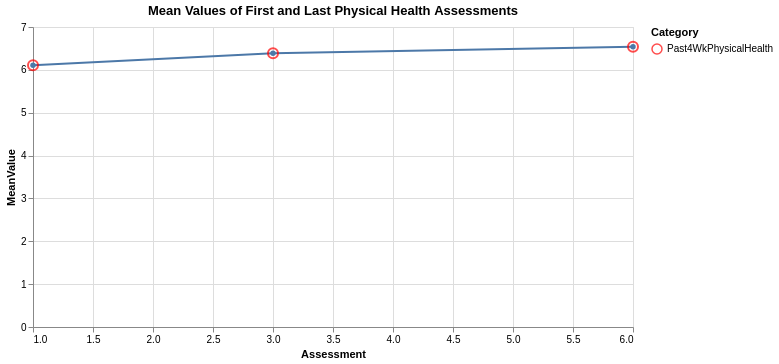

The cell this chart's notebook holds for it:
### Code cell
## client_groups_forcol = col_df.groupby('SLK')
# from graphing import get_chart_for_means

# question_list = [question]
# assessment_tags= chosen_surveys
# means = averages

# # contribs = [first_assess_contribs,fourth_assess_contribs, seventh_assess_contribs ]
# chart = get_chart_for_means(question_list, assessment_tags, means, nth_assessment_contribs)
# chart

### Figure 1 — Vega-Lite specification as saved in the notebook (floating-point values rounded to 4 significant figures)
{"config": {"view": {"continuousWidth": 300, "continuousHeight": 300}}, "layer": [{"mark": {"type": "line", "point": true}, "encoding": {"tooltip": [{"field": "Assessment", "type": "quantitative"}, {"field": "MeanValue", "type": "quantitative"}], "x": {"field": "Assessment", "type": "quantitative"}, "y": {"field": "MeanValue", "type": "quantitative"}}, "title": "Mean Values of First and Last Physical Health Assessments"}, {"mark": {"type": "point", "size": 100}, "encoding": {"color": {"field": "Category", "scale": {"domain": ["Past4WkPhysicalHealth"], "range": ["red", "blue", "black"]}, "type": "nominal"}, "tooltip": [{"field": "Assessment", "type": "quantitative"}, {"field": "MeanValue", "type": "quantitative"}, {"field": "Category", "type": "nominal"}, {"field": "Count", "type": "quantitative"}], "x": {"field": "Assessment", "type": "quantitative"}, "y": {"field": "MeanValue", "type": "quantitative"}}}], "data": {"name": "data-e450fbf7fd173d763ef795c9d6996820"}, "width": 600, "$schema": "https://vega.github.io/schema/vega-lite/v5.8.0.json", "datasets": {"data-e450fbf7fd173d763ef795c9d6996820": [{"Assessment": 1, "MeanValue": 6.11, "Category": "Past4WkPhysicalHealth", "Count": 90}, {"Assessment": 3, "MeanValue": 6.39, "Category": "Past4WkPhysicalHealth", "Count": 109}, {"Assessment": 6, "MeanValue": 6.54, "Category": "Past4WkPhysicalHealth", "Count": 112}]}}
